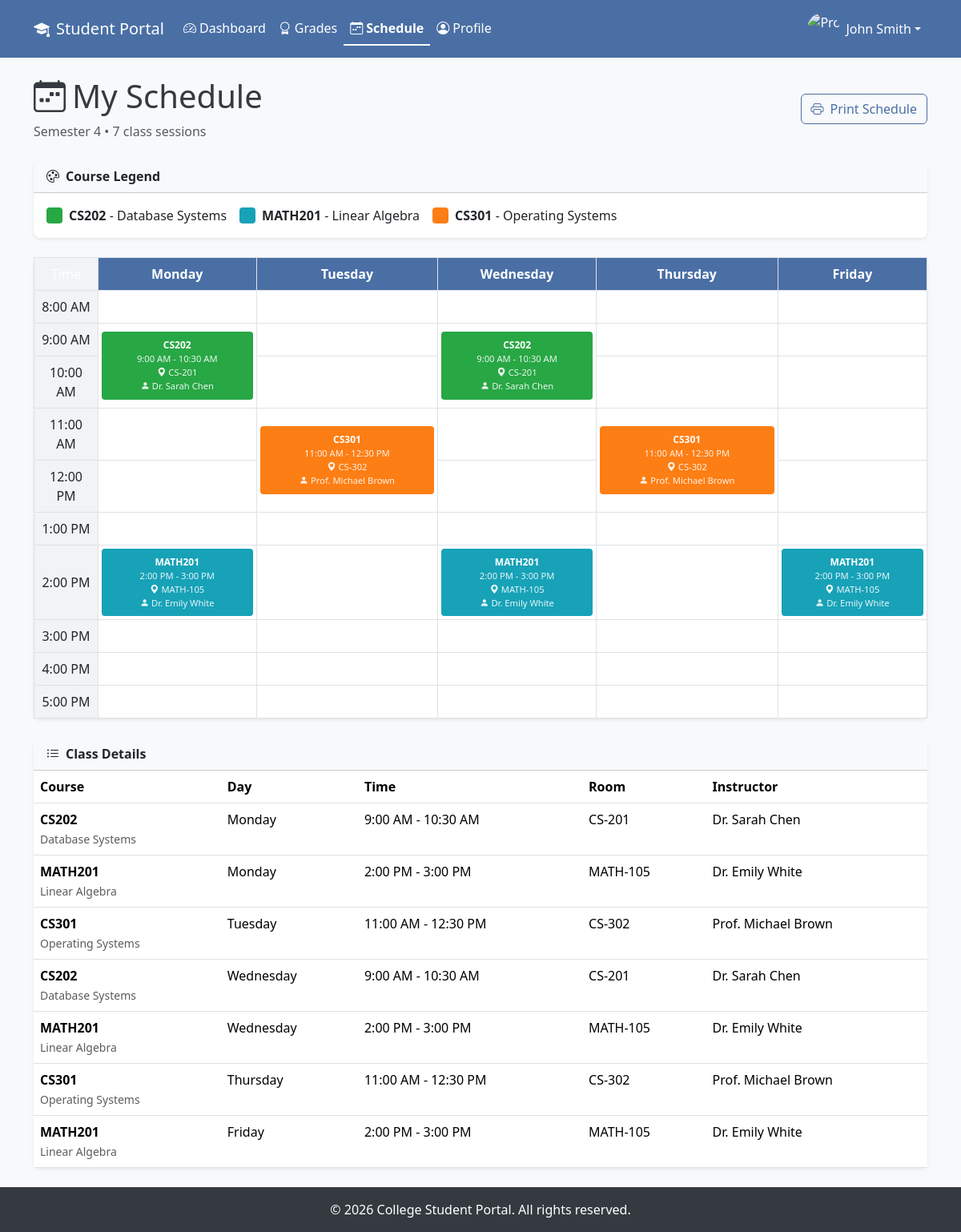
The page /student/schedule.php (signed in) on the database its author committed.
### tables this page shows
CREATE TABLE schedule (
    id INT AUTO_INCREMENT PRIMARY KEY,
    student_id INT NOT NULL,
    course_id INT NOT NULL,
    day_of_week INT NOT NULL,
    start_time TIME NOT NULL,
    end_time TIME NOT NULL,
    room_number VARCHAR(20) DEFAULT NULL,
    instructor_name VARCHAR(100) DEFAULT NULL,
    semester INT NOT NULL,
    created_at TIMESTAMP DEFAULT CURRENT_TIMESTAMP,
    FOREIGN KEY (student_id) REFERENCES students(id) ON DELETE CASCADE,
    FOREIGN KEY (course_id) REFERENCES courses(id) ON DELETE CASCADE,
    INDEX idx_schedule_student (student_id),
    INDEX idx_schedule_course (course_id),
    INDEX idx_schedule_day (day_of_week),
    INDEX idx_schedule_semester (semester),
    CONSTRAINT chk_day_of_week CHECK (day_of_week >= 1 AND day_of_week <= 7),
    CONSTRAINT chk_semester CHECK (semester >= 1 AND semester <= 8)
);

CREATE TABLE courses (
    id INT AUTO_INCREMENT PRIMARY KEY,
    course_code VARCHAR(20) NOT NULL UNIQUE,
    course_name VARCHAR(100) NOT NULL,
    credits INT NOT NULL,
    department_id INT NOT NULL,
    created_at TIMESTAMP DEFAULT CURRENT_TIMESTAMP,
    FOREIGN KEY (department_id) REFERENCES departments(id),
    INDEX idx_course_code (course_code),
    INDEX idx_course_dept (department_id),
    CONSTRAINT chk_credits CHECK (credits >= 1 AND credits <= 6)
);

### includes/functions.php (called while the page is built, shortened)
<?php
function h($string): string
{
  return htmlspecialchars($string ?? '', ENT_QUOTES, 'UTF-8');
}
function getDayName(int $day): string
{
  $days = [
    1 => 'Monday',
    2 => 'Tuesday',
    3 => 'Wednesday',
    4 => 'Thursday',
    5 => 'Friday',
    6 => 'Saturday',
    7 => 'Sunday'
  ];
  return $days[$day] ?? 'Unknown';
}
function formatTime(string $time): string
{
  return date('g:i A', strtotime($time));
}

### student/schedule.php (the view, shortened to what this page needs)
<?php
require_once __DIR__ . '/../includes/student-header.php';
require_once __DIR__ . '/../config/database.php';
$studentDbId = $_SESSION['student_db_id'];
$currentSemester = $_SESSION['current_semester'] ?? 1;
try {
  $stmt = $pdo->prepare("
        SELECT s.day_of_week, s.start_time, s.end_time, s.room_number, s.instructor_name,
               c.course_code, c.course_name, c.credits
        FROM schedule s
        JOIN courses c ON s.course_id = c.id
        WHERE s.student_id = :student_id AND s.semester = :semester
        ORDER BY s.day_of_week ASC, s.start_time ASC
    ");
  $stmt->execute([':student_id' => $studentDbId, ':semester' => $currentSemester]);
  $scheduleItems = $stmt->fetchAll();
  $scheduleByDay = [];
  $courseColors = [];
  $colorIndex = 1;
  foreach ($scheduleItems as $item) {
    $day = $item['day_of_week'];
    if (!isset($scheduleByDay[$day])) {
      $scheduleByDay[$day] = [];
    }
    if (!isset($courseColors[$item['course_code']])) {
      $courseColors[$item['course_code']] = 'schedule-color-' . (($colorIndex++ % 6) + 1);
    }
    $item['color_class'] = $courseColors[$item['course_code']];
    $scheduleByDay[$day][] = $item;
  }
} catch (PDOException $e) {
  error_log("Schedule error: " . $e->getMessage());
  $scheduleItems = [];
  $scheduleByDay = [];
}
$timeSlots = [];
for ($hour = 8; $hour <= 17; $hour++) {
  $timeSlots[] = sprintf('%02d:00:00', $hour);
}
$daysOfWeek = [
  1 => 'Monday',
  2 => 'Tuesday',
  3 => 'Wednesday',
  4 => 'Thursday',
  5 => 'Friday'
];
function isClassInSlot($classes, $slotTime)
{
  $slotStart = strtotime($slotTime);
  $slotEnd = strtotime($slotTime) + 3600;
  foreach ($classes as $class) {
    $classStart = strtotime($class['start_time']);
    $classEnd = strtotime($class['end_time']);
    if ($classStart < $slotEnd && $classEnd > $slotStart) {
      return $class;
    }
  }
  return null;
}
function getClassRowspan($class)
{
  $start = strtotime($class['start_time']);
  $end = strtotime($class['end_time']);
  $hours = ($end - $start) / 3600;
  return max(1, ceil($hours));
}
?>
<div class="row mb-4">
  <div class="col-12 d-flex justify-content-between align-items-center flex-wrap">
    <div>
      <h1 class="mb-2">
        <i class="bi bi-calendar-week me-2"></i>My Schedule
      </h1>
      <p class="text-muted mb-0">
        Semester <?= h($currentSemester) ?> &bull;
        <?= count($scheduleItems) ?> class session<?= count($scheduleItems) !== 1 ? 's' : '' ?>
      </p>
    </div>
    <button class="btn btn-outline-primary btn-print no-print" onclick="window.print()">
      <i class="bi bi-printer me-2"></i>Print Schedule
    </button>
  </div>
</div>
<?php if (empty($scheduleItems)): ?>
  <div class="card">
    <div class="card-body">
      <div class="empty-state">
        <div class="empty-state-icon">
          <i class="bi bi-calendar-x"></i>
        </div>
        <h4>No Classes Scheduled</h4>
        <p class="text-muted">You don't have any classes scheduled for this semester yet. Your schedule will appear here once it's set up by the administration.</p>
      </div>
    </div>
  </div>
<?php else: ?>
  <div class="card mb-4 no-print">
    <div class="card-header card-header-secondary bg-light text-dark">
      <i class="bi bi-palette me-2"></i>Course Legend
    </div>
    <div class="card-body">
      <div class="d-flex flex-wrap gap-3">
        <?php
        $uniqueCourses = [];
        foreach ($scheduleItems as $item) {
          if (!isset($uniqueCourses[$item['course_code']])) {
            $uniqueCourses[$item['course_code']] = [
              'name' => $item['course_name'],
              'color' => $courseColors[$item['course_code']]
            ];
          }
        }
        foreach ($uniqueCourses as $code => $course):
        ?>
          <div class="d-flex align-items-center">
            <span class="schedule-block <?= $course['color'] ?> me-2" style="width: 20px; height: 20px; min-height: 20px;"></span>
            <span><strong><?= h($code) ?></strong> - <?= h($course['name']) ?></span>
          </div>
        <?php endforeach; ?>
      </div>
    </div>
  </div>
  <div class="card">
    <div class="card-body p-0">
      <div class="table-responsive">
        <table class="timetable">
          <thead>
            <tr>
              <th class="time-slot">Time</th>
              <?php foreach ($daysOfWeek as $day): ?>
                <th><?= $day ?></th>
              <?php endforeach; ?>
            </tr>
          </thead>
          <tbody>
            <?php
            $renderedCells = [];
            foreach ($timeSlots as $slotIndex => $timeSlot):
              $displayTime = date('g:i A', strtotime($timeSlot));
            ?>
              <tr>
                <td class="time-slot"><?= $displayTime ?></td>
                <?php foreach ($daysOfWeek as $dayNum => $dayName):
                  $cellKey = $dayNum . '-' . $slotIndex;
                  if (isset($renderedCells[$cellKey])) {
                    continue;
                  }
                  $dayClasses = $scheduleByDay[$dayNum] ?? [];
                  $class = isClassInSlot($dayClasses, $timeSlot);
                  if ($class):
                    $classStartSlot = (int)date('G', strtotime($class['start_time'])) - 8;
                    if ($slotIndex === $classStartSlot):
                      $rowspan = getClassRowspan($class);
                      for ($r = 0; $r < $rowspan && ($slotIndex + $r) < count($timeSlots); $r++) {
                        $renderedCells[$dayNum . '-' . ($slotIndex + $r)] = true;
                      }
                ?>
                      <td rowspan="<?= $rowspan ?>" class="p-1">
                        <div class="schedule-block <?= $class['color_class'] ?>">
                          <div class="course-name"><?= h($class['course_code']) ?></div>
                          <div class="course-details">
                            <?= formatTime($class['start_time']) ?> - <?= formatTime($class['end_time']) ?>
                          </div>
                          <div class="course-details">
                            <i class="bi bi-geo-alt-fill"></i> <?= h($class['room_number'] ?: 'TBA') ?>
                          </div>
                          <div class="course-details">
                            <i class="bi bi-person-fill"></i> <?= h($class['instructor_name'] ?: 'TBA') ?>
                          </div>
                        </div>
                      </td>
                    <?php
                    endif;
                  else:
                    ?>
                    <td></td>
                <?php
                  endif;
                endforeach;
                ?>
              </tr>
            <?php endforeach; ?>
          </tbody>
        </table>
      </div>
    </div>
  </div>
  <div class="card mt-4">
    <div class="card-header card-header-secondary bg-light text-dark">
      <i class="bi bi-list-ul me-2"></i>Class Details
    </div>
    <div class="card-body p-0">
      <div class="table-responsive">
        <table class="table table-student table-hover mb-0">
          <thead>
            <tr>
              <th>Course</th>
              <th>Day</th>
              <th>Time</th>
              <th>Room</th>
              <th>Instructor</th>
            </tr>
          </thead>
          <tbody>
            <?php foreach ($scheduleItems as $item): ?>
              <tr>
                <td>
                  <strong><?= h($item['course_code']) ?></strong><br>
                  <small class="text-muted"><?= h($item['course_name']) ?></small>
                </td>
                <td><?= getDayName($item['day_of_week']) ?></td>
                <td><?= formatTime($item['start_time']) ?> - <?= formatTime($item['end_time']) ?></td>
                <td><?= h($item['room_number'] ?: 'TBA') ?></td>
                <td><?= h($item['instructor_name'] ?: 'TBA') ?></td>
              </tr>
            <?php endforeach; ?>
          </tbody>
        </table>
      </div>
    </div>
  </div>
<?php endif; ?>
<?php require_once __DIR__ . '/../includes/student-footer.php'; ?>

### assets/css/student-style.css (style rules this page uses)
:root { --primary-color: #4a6fa5; --secondary-color: #6b8cae; --accent-color: #88a2bc; --success-color: #28a745; --danger-color: #dc3545; --warning-color: #ffc107; --info-color: #17a2b8; --light-bg: #f8f9fa; --dark-text: #343a40; --border-color: #dee2e6; }
body { font-family: "Segoe UI", Tahoma, Geneva, Verdana, sans-serif; background-color: var(--light-bg); color: var(--dark-text); min-height: 100vh; }
.card { border: none; border-radius: 0.5rem; box-shadow: 0 0.125rem 0.25rem rgba(0, 0, 0, 0.075); }
.card-header { background-color: var(--primary-color); color: #ffffff; border-radius: 0.5rem 0.5rem 0 0 !important; font-weight: 600; }
.btn-outline-primary { color: var(--primary-color); border-color: var(--primary-color); }
.table-student { background-color: #ffffff; }
.table-student thead { background-color: var(--primary-color); color: #ffffff; }
.timetable { width: 100%; border-collapse: collapse; }
.timetable th, .timetable td { border: 1px solid var(--border-color); padding: 0.5rem; text-align: center; vertical-align: middle; min-height: 60px; }
.timetable th { background-color: var(--primary-color); color: #ffffff; font-weight: 600; }
.timetable .time-slot { background-color: #f1f3f5; font-weight: 500; width: 80px; }
.schedule-block { padding: 0.5rem; border-radius: 0.25rem; font-size: 0.75rem; min-height: 60px; }
.schedule-block .course-name { font-weight: 600; }
.schedule-block .course-details { font-size: 0.7rem; color: rgba(255, 255, 255, 0.9); }
.schedule-color-2 { background-color: #28a745; color: #ffffff; }
.schedule-color-3 { background-color: #17a2b8; color: #ffffff; }
.schedule-color-4 { background-color: #fd7e14; color: #ffffff; }

### rows shown on the page
schedule: course.course_code "CS202", start_time "9:00 AM", end_time "10:30 AM", room_number "CS-201", instructor_name "Dr. Sarah Chen", course.course_name "Database Systems", day_of_week "Monday"
schedule: course.course_code "CS301", start_time "11:00 AM", end_time "12:30 PM", room_number "CS-302", instructor_name "Prof. Michael Brown", course.course_name "Operating Systems", day_of_week "Tuesday"
schedule: course.course_code "MATH201", start_time "2:00 PM", end_time "3:00 PM", room_number "MATH-105", instructor_name "Dr. Emily White", course.course_name "Linear Algebra", day_of_week "Monday"
schedule: course.course_code "MATH201", start_time "2:00 PM", end_time "3:00 PM", room_number "MATH-105", instructor_name "Dr. Emily White", course.course_name "Linear Algebra", day_of_week "Friday"
schedule: course.course_code "CS202", course.course_name "Database Systems", day_of_week "Wednesday", start_time "9:00 AM", end_time "10:30 AM", room_number "CS-201", instructor_name "Dr. Sarah Chen"
schedule: course.course_code "MATH201", course.course_name "Linear Algebra", day_of_week "Wednesday", start_time "2:00 PM", end_time "3:00 PM", room_number "MATH-105", instructor_name "Dr. Emily White"
schedule: course.course_code "CS301", course.course_name "Operating Systems", day_of_week "Thursday", start_time "11:00 AM", end_time "12:30 PM", room_number "CS-302", instructor_name "Prof. Michael Brown"

### other values the page prints
$studentName "John Smith"
$currentSemester "4"
count($scheduleItems) "7"
$code "CS202"
$course['name'] "Database Systems"
$code "MATH201"
$course['name'] "Linear Algebra"
$code "CS301"
$course['name'] "Operating Systems"
$day "Monday"
$day "Tuesday"
$day "Wednesday"
$day "Thursday"
$day "Friday"
$displayTime "8:00 AM"
